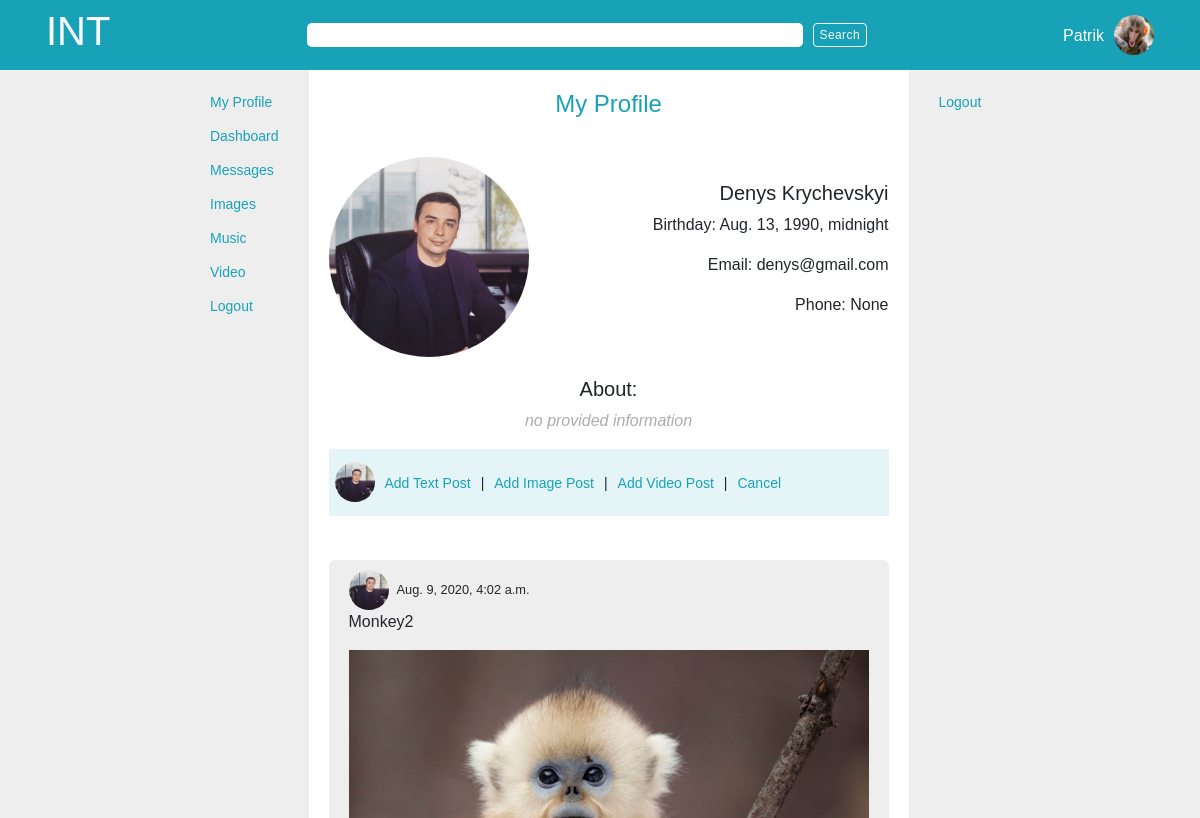
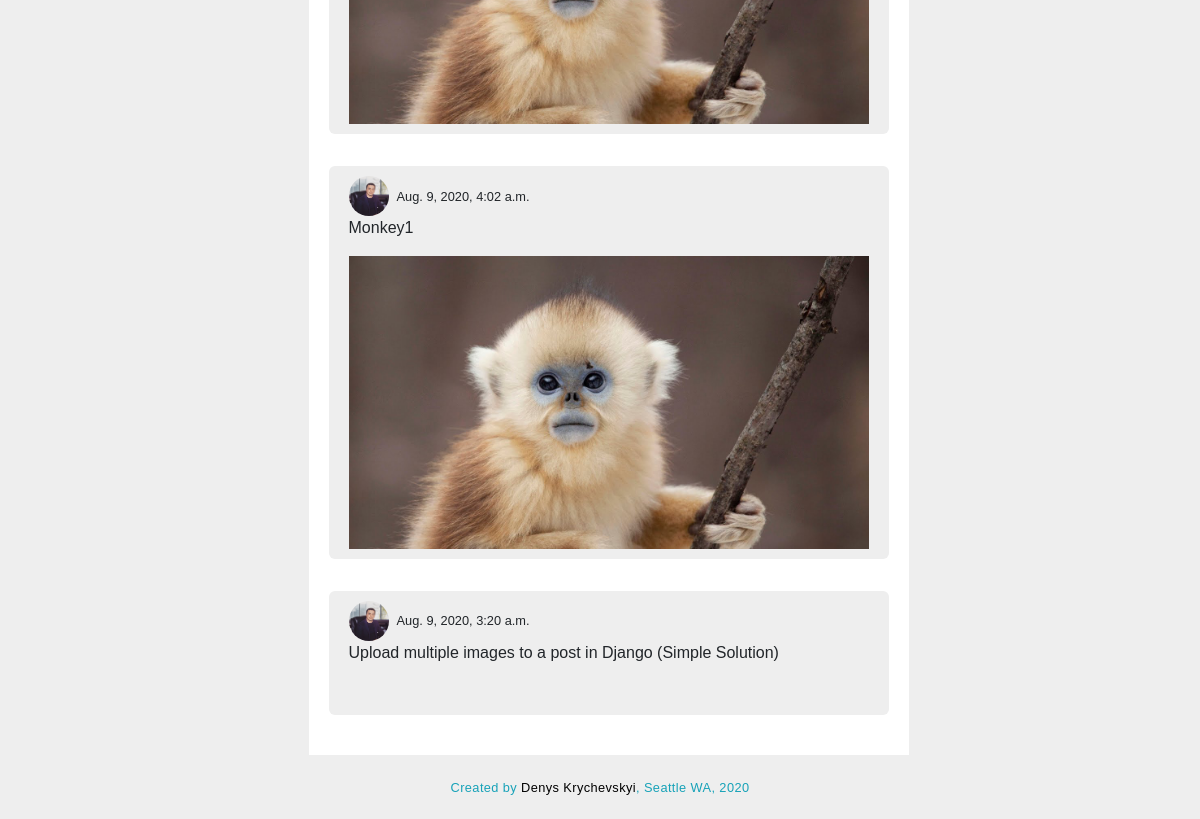
The app's page /user/4/profile (signed in), older data (2 pictures, top to bottom).
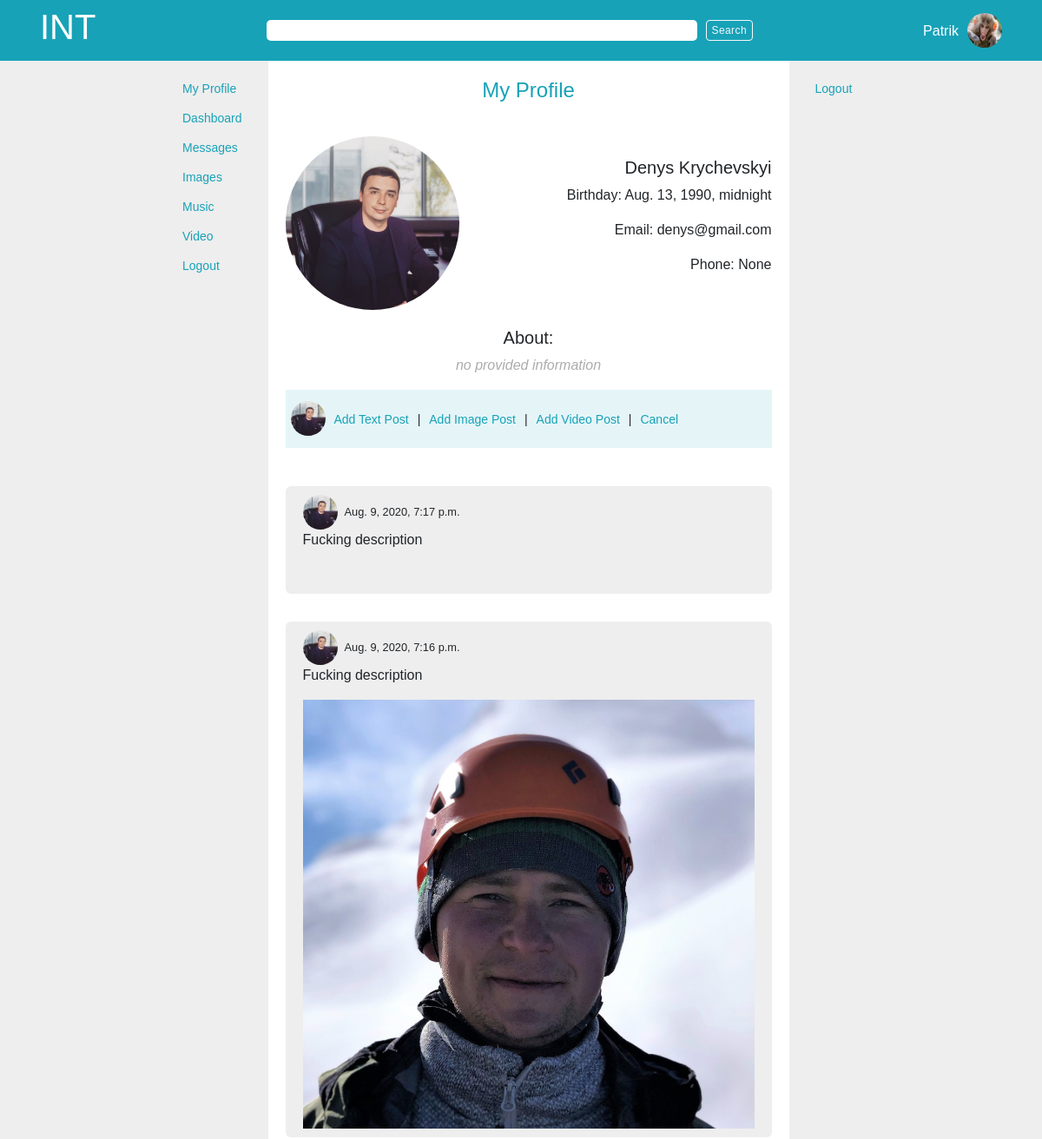
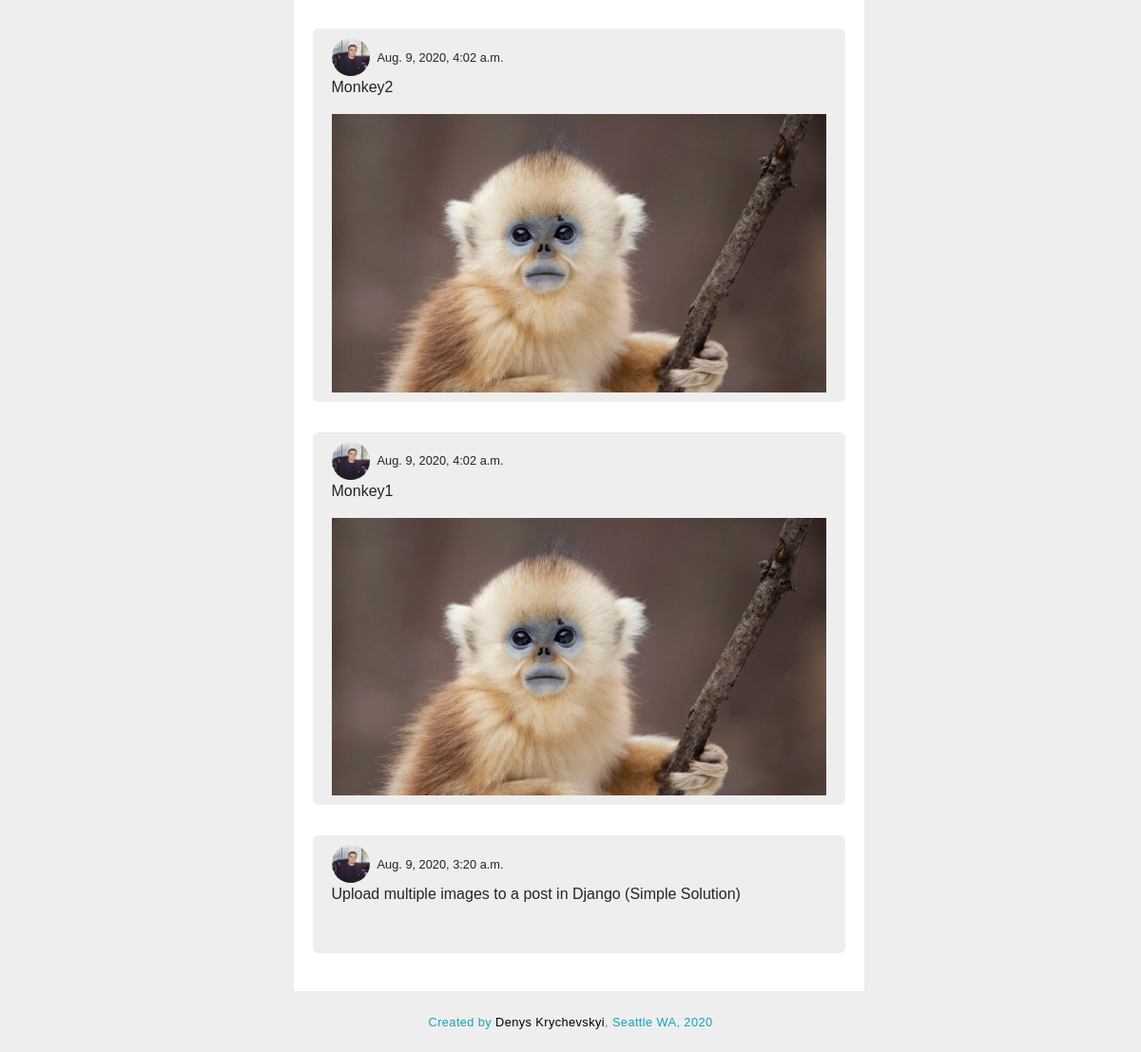
The same page, newer data (2 pictures, top to bottom).
### app_one/models.py (models this page shows, shortened)
class User(models.Model):
    first_name = models.CharField(max_length = 255)
    last_name = models.CharField(max_length = 255)
    nickname = 	models.CharField(max_length = 50, blank=True, null = True)
    initials = 	models.CharField(max_length = 10, blank=True, null = True)
    birth_date = models.DateTimeField()
    avatar = models.ImageField(upload_to='avatars', default=None, blank=True, null = True)	#upload to avatars is a directory inside media directory, it will go like media/avatars
    email = models.TextField()
    phone_num = models.IntegerField(blank=True, null = True)
    about = models.TextField(blank=True, null = True)
    password = models.TextField()
    location = models.CharField(max_length = 255, blank=True, null = True)
    created_at = models.DateTimeField(auto_now_add = True)
    updated_at = models.DateTimeField(auto_now = True)
    objects = UserManager()

class Post(models.Model):
    title = models.CharField(max_length = 255, null = True, blank=True)
    content = models.TextField()
    post_image = models.ImageField(upload_to='post_images', default=None, blank=True, null = True)
    poster = models.ForeignKey(User, related_name = 'poster', on_delete=models.CASCADE)
    created_at = models.DateTimeField(auto_now_add = True)
    updated_at = models.DateTimeField(auto_now = True)
    objects = PostManager()

### app_one/views.py (the view)
# urls.py: path('user/<int:user_id>/profile', views.user_profile),
def user_profile(request, user_id):
    cur_user = User.objects.get(id=user_id)
    user_posts = cur_user.poster.all().order_by('-created_at')
    context = {
        'curr_user':User.objects.get(id=request.session['user_id']),
        'user':cur_user,
        'user_posts':user_posts
    }
    return render(request, 'profile.html', context)

### app_one/templates/profile.html (shortened to what this page needs)
{% load embed_video_tags %}
<!DOCTYPE html>
<html lang="en">
<head>
    {% include 'head.html' %}
</head>
<body>
    <div class="outer_container">
        {% include 'search.html' %}
        <div class="inner_container">
            <div class="inner">
                {% include 'navbar.html' %}
                <div class="main_container">
                    <div class="page_title_container">
                        <h4>My Profile</h4>
                    </div>
                    <div class="profile_page_container">
                        <div class="avatar_img">
                            <img src="{{ MEDIA_URL }}{{ user.avatar }}" alt="{{ post.poster.first_name}}'s avatar">
                            <div class="profile_info">
                                <h5>{{ user.first_name }} {{ user.last_name }}</h5>
                                <p>Birthday: {{ user.birth_date}}</p>
                                <p>Email: {{ user.email}}</p>
                                <p>Phone: {{ user.phone_num}}</p>
                            </div>
                        </div>
                        <div class="about_user">
                            <h5>About:</h5>
                            {% if len.user.about > 0 %}
                            <p>{{ user.about}}</p>
                            {% else %}
                            <p class="no_provided">no provided information</p>
                            {% endif %}
                        </div>
                        <div id="user_post_info">
                            <div class="avatar">
                                <img src="{{ MEDIA_URL }}{{ user.avatar }}" alt="{{ post.poster.first_name}}'s avatar">
                            </div>
                            <div class="which_form">
                                <p id ='text_post_btn'>Add Text Post</p>
                                <p class="devider"> | </p>
                                <p id ='image_post_btn'>Add Image Post</p>
                                <p class="devider"> | </p>
                                <p id ='video_post_btn'>Add Video Post</p>
                                <p class="devider"> | </p>
                                <p id ='cancel_post_btn'>Cancel</p>
                            </div>
                        </div>
                        <br>
                        {% for post in user_posts %}
                        <div class="post_container jumbotron jumbotron-fluid">
                            <div class="post_header">
                                <div class="avatar">
                                    <img class="avatar_big" src="{{ MEDIA_URL }}{{ post.poster.avatar }}" alt="{{ post.poster.first_name}}'s avatar">
                                </div>
                                <small class="ml-2">{{ post.created_at }}</small>
                            </div>
                            <p>{{ post.content }}</p>
                            <div class="post_image_container">
                                <img src="{{ MEDIA_URL }}{{ post.post_image }}" alt="{{post_image.name}}">
                            </div>
                        </div>
                        {% endfor %}
                    </div>
                </div>
                {% include 'sidebar.html' %}
            </div>
        </div>
    {% include 'footer.html' %}
    </div>
</body>
</html>

### app_one/templates/head.html (shortened to what this page needs)
<link rel="stylesheet" href="https://stackpath.bootstrapcdn.com/bootstrap/4.5.0/css/bootstrap.min.css">
{% load static %}
<link rel="stylesheet" href="{% static 'css/style.css' %}">

### app_one/templates/search.html
<div id="search_bar_container">
    <div id="search_bar">
        <div class="logo_container">
            <h1>INT</h1>
        </div>
        <div class="form_container">
            <form action="" method="post" class="form-inline">
                <input class="search_bar1" type="search" name="" id="">
                <button class="btn btn-outline-light search_bar1_btn" type="submit">Search</button>
            </form>
        </div>
        <div class="current_user_container">
            {% if request.session.user_id != null %}
            <p>{{ curr_user.first_name }}</p>
            <img src="{{ MEDIA_URL }}{{ curr_user.avatar }}" alt="avatar">
            {% endif %}
        </div>
    </div>
</div>

### app_one/templates/navbar.html
<div id="navigation">
    <nav>
        <ul>
            {% if request.session.user_id != null %}
            <li><a href="/user/{{ request.session.user_id }}/profile">My Profile</a></li>
            <li><a href="/dashboard">Dashboard</a></li>
            <li><a href="/user/{{ request.session.user_id }}/profile">Messages</a></li>
            <li><a href="/user/{{ request.session.user_id }}/profile">Images</a></li>
            <li><a href="/user/{{ request.session.user_id }}/profile">Music</a></li>
            <li><a href="/user/{{ request.session.user_id }}/profile">Video</a></li>
            <li>
                {% if request.session.user_id != null %}
                <a href="/logout">Logout</a>
                {% else %}
                <a href="/login">Login</a>
                {% endif %}
            </li>
            {% endif %}
        </ul>
    </nav>
</div>

### app_one/templates/sidebar.html
<div id="sidebar_container">
    <ul>
        <li>
            {% if request.session.user_id != null %}
            <a href="/logout">Logout</a>
            {% else %}
            <a href="/login">Login</a>
            {% endif %}
        </li>
    </ul>
</div>

### app_one/templates/footer.html
<div id="footer_container">
    <div id="footer">
        <small>Created by <a href="">Denys Krychevskyi</a>, Seattle WA, 2020</small>
    </div>
</div>

### app_one/static/css/style.css (style rules this page uses)
* { margin: 0; padding: 0; -webkit-box-sizing: border-box; box-sizing: border-box; font-family: Arial, Helvetica, sans-serif; }
li { list-style: none; }
.outer_container { width: 100%; height: 100%; min-height: 92vh; background-color: #eeeeee; }
#search_bar_container { width: 100%; height: 70px; background-color: #17a2b8; display: -webkit-box; display: -ms-flexbox; display: flex; -webkit-box-align: center; -ms-flex-align: center; align-items: center; -webkit-box-pack: justify; -ms-flex-pack: justify; justify-content: space-between; }
#search_bar_container .form_container .search_bar1 { outline: none; border: none; min-width: 31rem; border-radius: 5px; margin-right: 10px; }
#search_bar_container .form_container .search_bar1_btn { padding: 0; font-size: 12px; padding: 2px 6px; letter-spacing: 0.4px; }
#search_bar_container #search_bar { width: 94%; display: -webkit-box; display: -ms-flexbox; display: flex; -webkit-box-align: center; -ms-flex-align: center; align-items: center; -webkit-box-pack: justify; -ms-flex-pack: justify; justify-content: space-between; margin: auto; padding: 5px 10px; }
#search_bar_container #search_bar .logo_container { color: white; }
#search_bar_container #search_bar .current_user_container { display: -webkit-box; display: -ms-flexbox; display: flex; -webkit-box-align: center; -ms-flex-align: center; align-items: center; }
#search_bar_container #search_bar .current_user_container p { margin-right: 10px; padding-top: 18px; color: white; }
#search_bar_container #search_bar .current_user_container img { width: 40px; height: 40px; border-radius: 50%; }
.inner_container { width: 1000px; margin: auto; padding-left: 100px; min-height: 86vh; }
.inner_container .inner { display: -webkit-box; display: -ms-flexbox; display: flex; width: 700px; height: 100%; }
#navigation { padding: 10px; margin-right: 20px; }
#navigation li { margin-top: 10px; }
#navigation li a { font-size: 14px; color: #17a2b8; }
.main_container { background-color: white; width: 600px; min-width: 600px; margin: auto; }
.main_container .page_title_container { margin-top: 10px; padding: 10px; text-align: center; color: #17a2b8; font-weight: 900; }
.post_container { background-color: #eeeeee; border-radius: 6px; margin-top: 20px; padding: 10px 20px; }
.post_container .post_header { display: -webkit-box; display: -ms-flexbox; display: flex; -webkit-box-align: center; -ms-flex-align: center; align-items: center; }
.post_container .post_image_container { margin: 0; padding: 0; }
.post_container .post_image_container img { width: 100%; height: auto; margin: 0; padding: 0; }
.post_container:last-child { margin-bottom: 20px; }
.avatar > img { width: 40px; height: 40px; border-radius: 50%; }
#sidebar_container { padding: 10px; margin-left: 20px; }
#sidebar_container li { margin-top: 10px; }
#sidebar_container li a { font-size: 14px; color: #17a2b8; }
.profile_page_container { padding: 20px; }
.profile_page_container .avatar_img { display: -webkit-box; display: -ms-flexbox; display: flex; -webkit-box-align: center; -ms-flex-align: center; align-items: center; -webkit-box-pack: justify; -ms-flex-pack: justify; justify-content: space-between; }
.profile_page_container .avatar_img img { width: 200px; height: 200px; border-radius: 50%; }
.profile_page_container .avatar_img .profile_info { text-align: right; }
.profile_page_container .about_user { margin-top: 20px; text-align: center; }
.no_provided { font-style: italic; color: #acacac; }
#user_post_info { display: -webkit-box; display: -ms-flexbox; display: flex; -webkit-box-align: center; -ms-flex-align: center; align-items: center; padding: 6px; background-color: #93d4de3d; }
.which_form { display: -webkit-box; display: -ms-flexbox; display: flex; font-size: 14px; margin-left: 10px; padding-top: 18px; }
.devider { margin: 0 10px; }
#text_post_btn, #image_post_btn, #video_post_btn, #cancel_post_btn { color: #17a2b8; cursor: pointer; }
#footer_container { width: 100%; display: -webkit-box; display: -ms-flexbox; display: flex; -webkit-box-align: center; -ms-flex-align: center; align-items: center; -webkit-box-pack: center; -ms-flex-pack: center; justify-content: center; min-height: 8vh; color: #17a2b8; letter-spacing: 0.4px; }
#footer_container a { color: black; }

Row changes from the older to the newer data that the page shows:
added Post: poster.avatar (picture), created_at "Aug. 9, 2020, 7:17 p.m.", content "Fucking description"
added Post: poster.avatar (picture), created_at "Aug. 9, 2020, 7:16 p.m.", content "Fucking description", post_image (picture)
